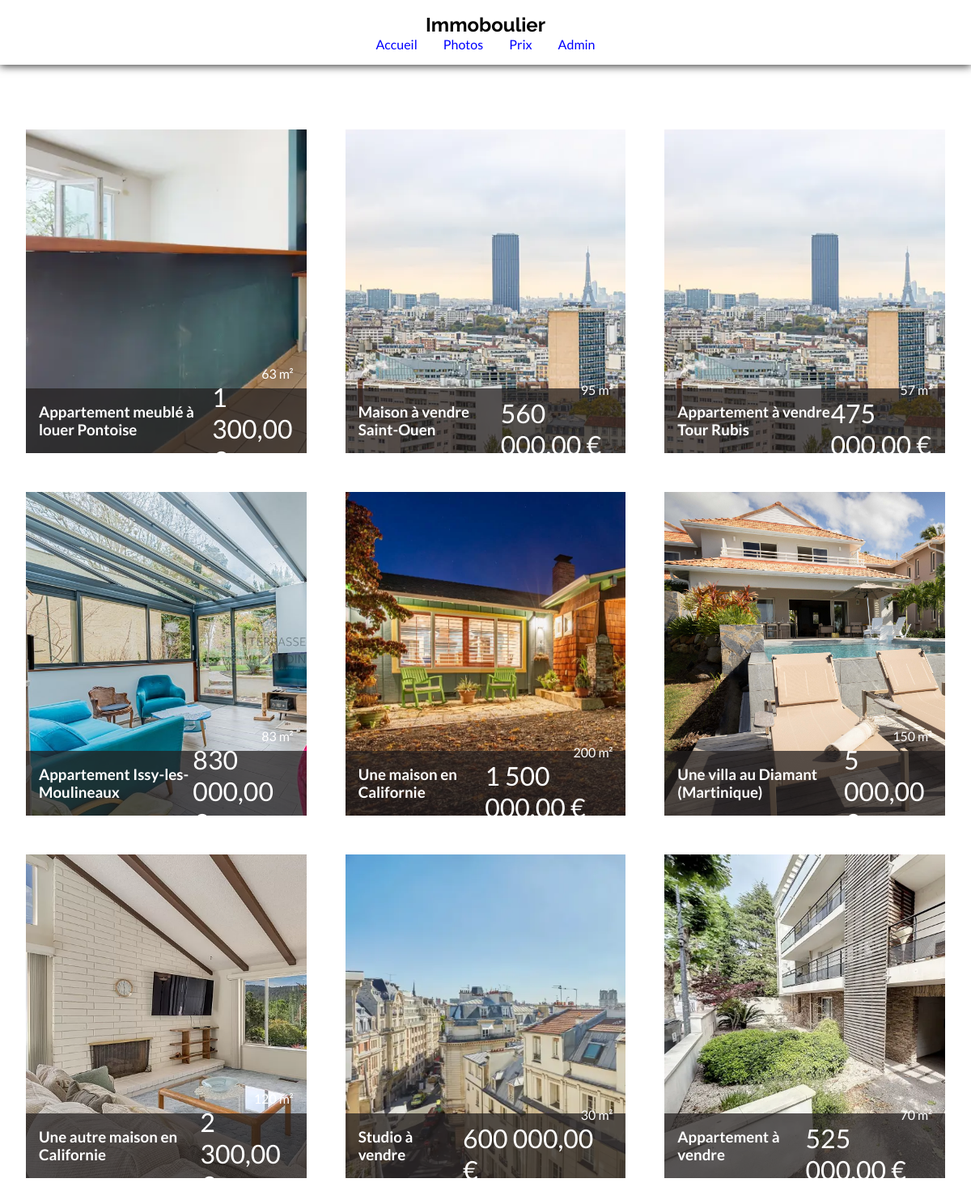
/photo, run on the app's committed database.
### tables this page shows
CREATE TABLE `annonce` (
  `id` int(11) NOT NULL,
  `titre` varchar(50) NOT NULL,
  `description` varchar(400) NOT NULL,
  `image` varchar(150) NOT NULL,
  `type` tinyint(1) NOT NULL,
  `prix` int(11) NOT NULL,
  `surface` int(11) NOT NULL,
  `pieces` int(11) NOT NULL,
  `energie` varchar(2) NOT NULL,
  `pollution` varchar(2) NOT NULL,
  `cree_le` timestamp NOT NULL DEFAULT current_timestamp(),
  `modifie_le` timestamp NULL DEFAULT NULL
);

### controllers/photo.php (called while the page is built)
<?php
require ("./models/Database.php");
$annonces = $db->query("SELECT image,titre,surface,prix FROM annonce")->fetchAll();
require("./views/photo.view.php");

### index.php (called while the page is built, shortened)
<?php
require 'core/routeur.php';

### views/photo.view.php (the view)
<?php require("partials/header.php"); ?>
<section class="grid">
    <?php foreach ($annonces as $annonce) {
    ?>
        <article class="photo">
            <div class="big" style='background-image: url("upload/<?= $annonce["image"] ?>");'></div>
            <div class="description">
                <h3><?= $annonce["titre"] ?></h3>
                <div>
                    <p class="surface"><?= $annonce["surface"] ?> m²</p>
                    <p class="prix"><?= number_format($annonce["prix"], 2, ',', ' ') ?> €</p>
                </div>
            </div>
        </article>
    <?php  }; ?>
</section>
<?php require("partials/footer.php"); ?>

### public/assets/style.css (style rules this page uses)
* { padding: 0; border: 0; margin: 0; font-family: "Lato"; box-sizing: border-box; }
:root { --cfg: #433; --cbg: #fff; --cdark: #888; --clight: #f5f6f7; --cmed: #d1d1d1; --clink: #07c; --cemph: #088; --cemphbg: #0881; }
.big { width: 100%; height: 400px; background-repeat: no-repeat; background-size: cover; }
section { display: grid; grid-template-columns: repeat(3, 1fr); grid-template-rows: repeat(3, 1fr); gap: 3rem; padding: 2rem; }
.photo { position: relative; }
.description { position: absolute; bottom: 0; background-color: rgba(36, 32, 32, 0.742); width: 100%; display: flex; justify-content: space-between; align-items: center; height: 80px; padding: 0 1rem; color: white; }
.prix { font-size: 2rem; }
.surface { text-align: end; }

### data on the page
annonce: image (picture), titre "Appartement meublé à louer Pontoise", surface "63", prix "1 300,00"
annonce: image (picture), titre "Maison à vendre Saint-Ouen", surface "95", prix "560 000,00"
annonce: image (picture), titre "Appartement à vendre Tour Rubis", surface "57", prix "475 000,00"
annonce: image (picture), titre "Appartement Issy-les-Moulineaux", surface "83", prix "830 000,00"
annonce: image (picture), titre "Une maison en Californie", surface "200", prix "1 500 000,00"
annonce: image (picture), titre "Une villa au Diamant (Martinique)", surface "150", prix "5 000,00"
annonce: image (picture), titre "Une autre maison en Californie", surface "120", prix "2 300,00"
annonce: image (picture), titre "Studio à vendre", surface "30", prix "600 000,00"
annonce: image (picture), titre "Appartement à vendre", surface "70", prix "525 000,00"
